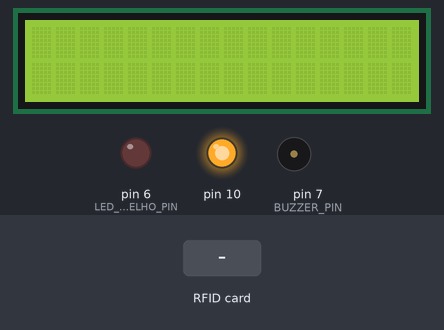
This sketch was run on a simulated Arduino Uno, built with avr-gcc and run on an emulated ATmega328P. On the bench: 16×2 character LCD, output pins drawn as LEDs (lit = HIGH), buzzer (waves = sounding). The inputs (shaded band) are chosen by the test bench. Pins used as bus, display or sensor lines are not drawn; what the sketch prints to the serial monitor is not drawn.

Above: at 1.3 s.
1.4 s: RFID card DB 16 63 1B B5 held to the reader
At 1.62 s:
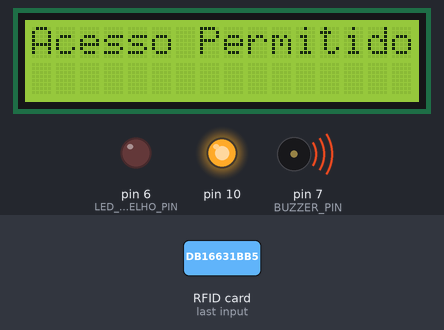
At 2.3 s:
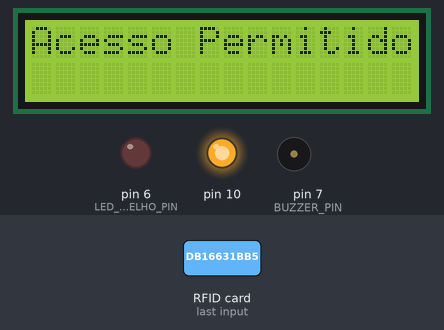
3.3 s: RFID card 5E 7A 19 C4 held to the reader
At 5.6 s:
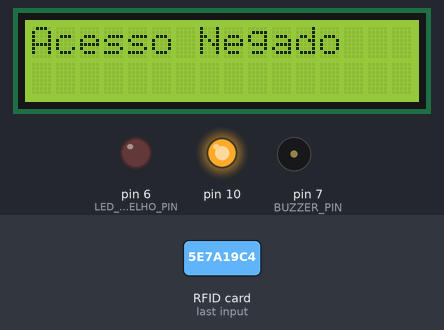
Timing chart, 0 to 7.1 s (numbered marks = the images above; inputs shaded):
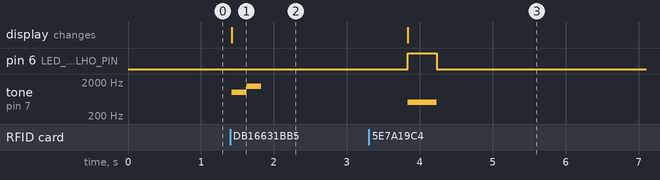

Measured:
- after the input at 1.4 s, tone on pin 7 (BUZZER_PIN): silent → 1000 Hz at once, → 1500 Hz 0.20 s later, → silent 0.20 s later; the display: changes at once (image 1)
- after the input at 3.3 s, pin 6 (LED_VERMELHO_PIN): LOW → HIGH after 0.53 s, → LOW 0.40 s later; tone on pin 7 (BUZZER_PIN): silent → 500 Hz after 0.53 s, → silent 0.40 s later; the display: changes after 0.53 s (image 3)

The sketch:

sketch_jun28a.ino
```cpp
#include <SPI.h>
#include <RFID.h>
#include <LiquidCrystal.h>

#define SDA_DIO 9
#define RESET_DIO 8
int BUZZER_PIN = 7;
int LED_VERDE_PIN = 11;
int LED_VERMELHO_PIN = 6;

RFID RC522(SDA_DIO, RESET_DIO);
LiquidCrystal lcd(12, 13, 5, 4, 3, 2);

const String validUID = "UID VÁLIDO";

void setup() {
  Serial.begin(9600);
  SPI.begin();
  RC522.init();
  lcd.begin(16, 2);

  pinMode(BUZZER_PIN, OUTPUT);
  pinMode(LED_VERDE_PIN, OUTPUT);
  pinMode(LED_VERMELHO_PIN, OUTPUT);
}

void loop() {
  if (RC522.isCard()) {
    RC522.readCardSerial();
    Serial.println("Card detected:");

    String idRFID = getID(RC522.serNum);
    Serial.print("ID: ");
    Serial.println(idRFID);


    if (idRFID == "DB16631BB5") {
      Serial.println("Permitido");
      acessoPermitido();
    } else {
      Serial.println("Negado");
      acessoNegado();
    }

    delay(2000);
  }
}

String getID(unsigned char serNum[5]) {
  String returnable = "";
  for (int i = 0; i < 5; i++) {
    returnable += String(serNum[i] < 0x10 ? "0" : "");
    returnable += String(serNum[i], HEX);
  }
  returnable.toUpperCase();
  return returnable;
}

void acessoPermitido() {
  lcd.clear();
  lcd.setCursor(0, 0);
  lcd.print("Acesso Permitido");
  digitalWrite(LED_VERDE_PIN, HIGH);
  digitalWrite(LED_VERMELHO_PIN, LOW);
  tone(BUZZER_PIN, 1000, 200);
  delay(200);
  tone(BUZZER_PIN, 1500, 200);
  delay(200);
  digitalWrite(LED_VERDE_PIN, LOW);
}

void acessoNegado() {
  lcd.clear();
  lcd.setCursor(0, 0);
  lcd.print("Acesso Negado");
  digitalWrite(LED_VERDE_PIN, LOW);
  digitalWrite(LED_VERMELHO_PIN, HIGH);
  tone(BUZZER_PIN, 500, 400);
  delay(400);
  digitalWrite(LED_VERMELHO_PIN, LOW);
}
```
